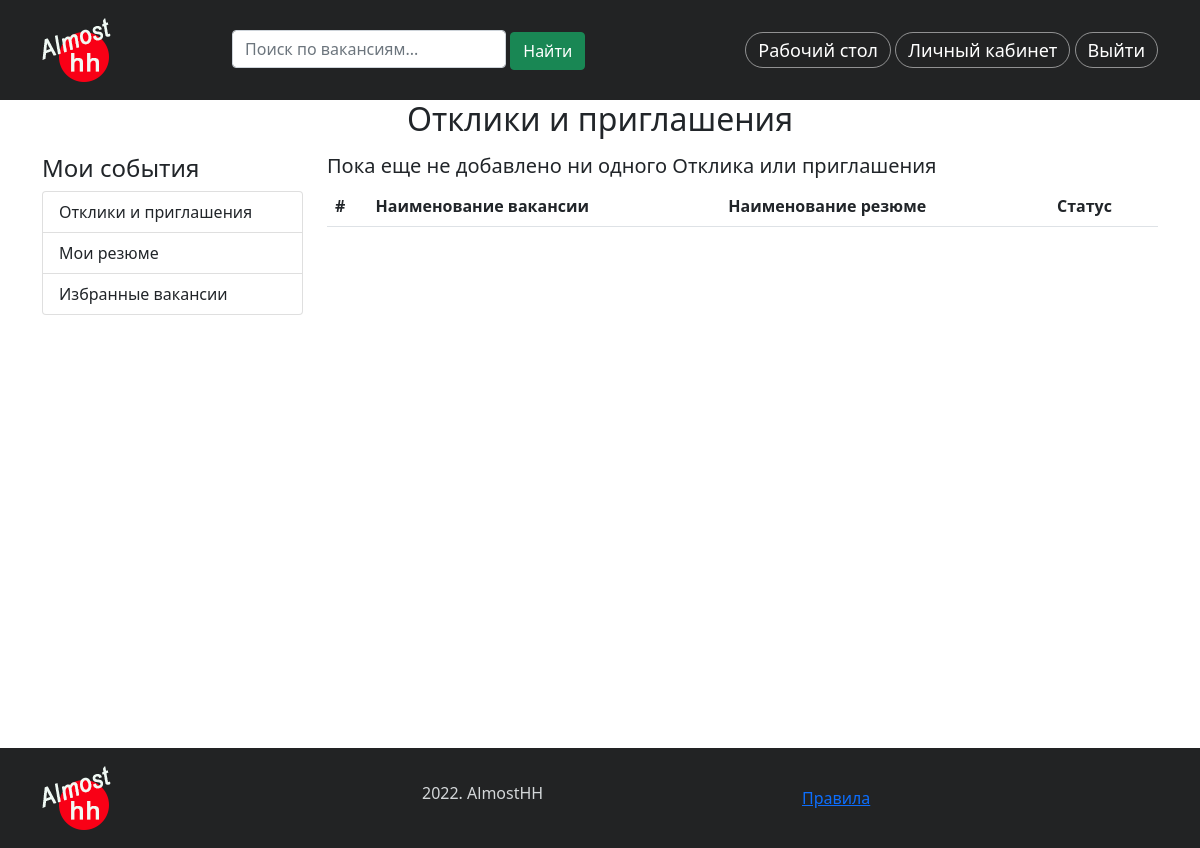
/portal/feedback-and-suggestion/ (signed in), run on an earlier commit of the app's database.
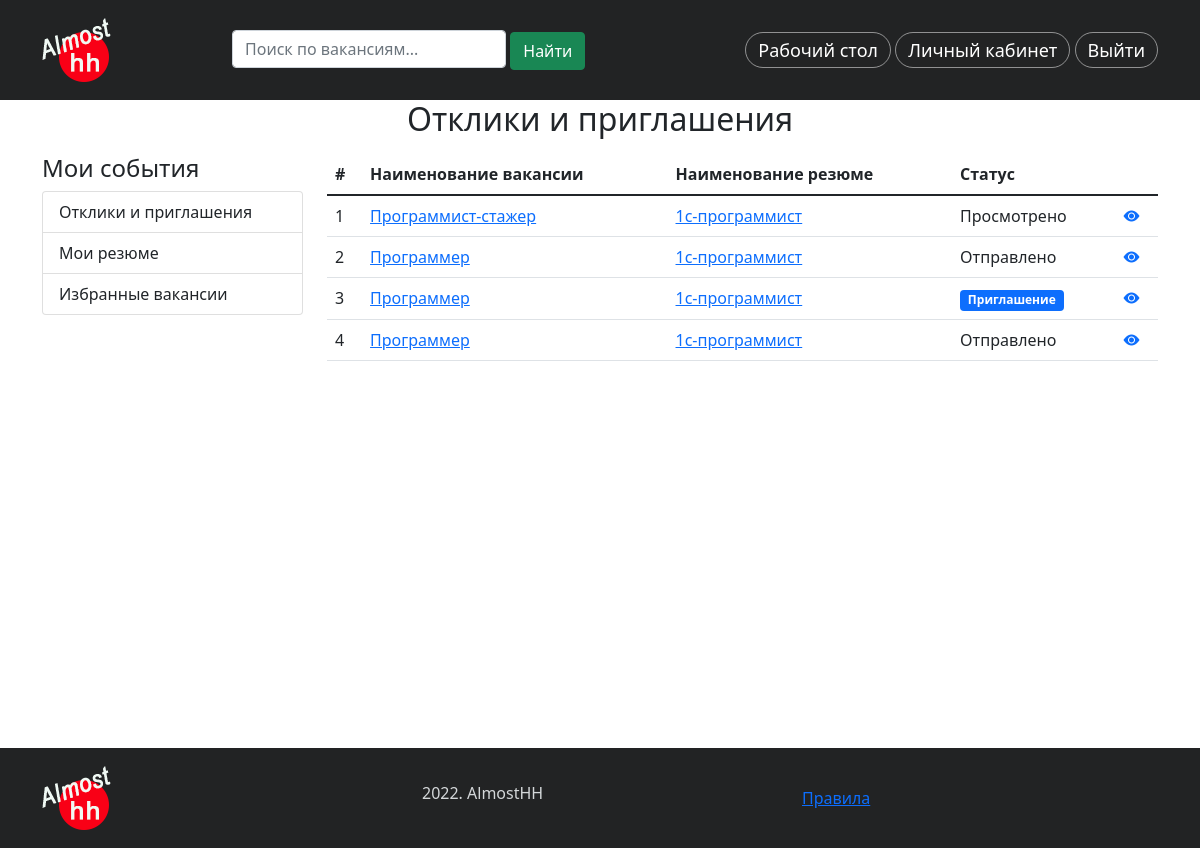
And on a later commit of the database.
### portal/models.py (models this page shows, shortened)
class FeedbackAndSuggestion(models.Model):
    STATUS_CHOICES = (
        ('send', 'Отправлено'),
        ('viewed', 'Просмотрено'),
        ('invite', 'Приглашение'),
        ('failure', 'Отказ'),
    )
    vacancy = models.ForeignKey(Vacancy, on_delete=models.CASCADE,
                                related_name='suggestions', verbose_name='Вакансия')
    resume = models.ForeignKey(Resume, on_delete=models.CASCADE,
                               related_name='feedbacks', verbose_name='Резюме')
    status = models.CharField(max_length=15, choices=STATUS_CHOICES,
                              verbose_name='Статус', default='send')

class Vacancy(models.Model):
    STATUS_CHOICES = (
        ('draft', 'Черновик'),
        ('send', 'Отправлено'),
        ('published', 'Опубликовано'),
        ('rework', 'На доработку'),
    )
    title = models.CharField(max_length=100, verbose_name='Наименование')
    slug = models.SlugField(max_length=100, verbose_name='Слаг')
    salary = models.CharField(max_length=150, verbose_name='Зарплата')
    company = models.ForeignKey(CompanyCard, on_delete=models.CASCADE,
                                verbose_name='Компания',
                                related_name='vacancies')
    description = models.TextField(verbose_name='Описание вакансии')
    address = models.CharField(max_length=200, verbose_name='Адрес вакансии')
    publish = models.DateTimeField(default=timezone.now)
    created = models.DateTimeField(auto_now_add=True)
    updated = models.DateTimeField(auto_now=True)
    comment = models.TextField(verbose_name='Комментарий', blank=True)
    status = models.CharField(max_length=15, choices=STATUS_CHOICES,
                              default='draft',
                              verbose_name='Статус')
    resumes = models.ManyToManyField('Resume', through='FeedbackAndSuggestion',
                                     through_fields=('vacancy', 'resume'),
                                     related_name='vacancies')

class Resume(models.Model):
    STATUS_CHOICES = (
        ('draft', 'Черновик'),
        ('send', 'Отправлено'),
        ('published', 'Опубликовано'),
        ('rework', 'На доработку'),
    )
    title = models.CharField(max_length=100,
                             verbose_name='Наименование вакансии')
    slug = models.SlugField(max_length=100, verbose_name='Слаг')
    salary = models.CharField(max_length=150, verbose_name='Зарплата')
    user = models.ForeignKey(User, on_delete=models.CASCADE,
                             verbose_name='Пользователь',
                             related_name='resumes')
    employment = models.CharField(max_length=150, verbose_name='Занятость')
    schedule = models.CharField(max_length=150, verbose_name='График работы')
    about_me = models.TextField(verbose_name='Обо мне')
    education = models.TextField(verbose_name='Образование')
    language = models.CharField(max_length=200, verbose_name='Знание языков')
    citizenship = models.CharField(max_length=50, verbose_name='Гражданство')
    publish = models.DateTimeField(default=timezone.now)
    created = models.DateTimeField(auto_now_add=True)
    updated = models.DateTimeField(auto_now=True)
    comment = models.TextField(verbose_name='Комментарий', blank=True)
    status = models.CharField(max_length=15, choices=STATUS_CHOICES,
                              default='draft',
                              verbose_name='Статус')

### portal/views.py (the view)
# urls.py: path('feedback-and-suggestion/', views.feedback_list, name='feedback_list'),
@login_required()
def feedback_list(request):
    if request.user.has_perm('portal.add_resume'):
        feedbacks = FeedbackAndSuggestion.objects.filter(resume__user=request.user)
    else:
        feedbacks = FeedbackAndSuggestion.objects.filter(
            vacancy__company__user=request.user)
    return render(request, 'portal/account/feedback_list.html',
                  {'feedbacks': feedbacks})

### portal/templates/portal/account/feedback_list.html (shortened to what this page needs)
{% extends "news/base.html" %}
{% block content %}
<div class="container">
    <div class="row">
        <div class="col text-center">
            <h1 class="mb-3">Отклики и приглашения </h1>
        </div>
    </div>
    <div class="row">
        <div class="col-3">
            <div class="left-menu">
                    {% include 'portal/account/includes/dashboard_menu.html' %}
            </div>
        </div>
        <div class="col-9">
            <div class="feedback">
                <table class="table">
                    <thead>
                        <tr>
                            <th>#</th>
                            <th>Наименование вакансии</th>
                            <th>Наименование резюме</th>
                            <th>Статус</th>
                        </tr>
                    </thead>
                    <tbody>
                        {% for feedback in feedbacks %}
                        <tr>
                            <td>{{ forloop.counter }}</td>
                            <td><a href="{% url 'portal:vacancy_detail' feedback.vacancy.id %}">{{ feedback.vacancy.title }}</a></td>
                            <td><a href="{% url 'portal:resume_detail' feedback.resume.id %}">{{ feedback.resume.title }}</a></td>
                            {% if feedback.status == 'failure' %}
                            <td><span class="badge bg-danger">{{ feedback.get_status_display }}</span></td>
                            {% elif feedback.status == 'invite' %}
                            <td><span class="badge bg-primary">{{ feedback.get_status_display }}</span></td>
                            {% else %}
                            <td>{{ feedback.get_status_display }}</td>
                            {% endif %}
                            <td><a href="{% url 'portal:feedback_detail' feedback.id %}"><i class="bi bi-eye-fill"></i></a></td>
                        </tr>
                        {% empty %}
                        <h5>Пока еще не добавлено ни одного Отклика или приглашения</h5>
                        {% endfor %}
                    </tbody>
                </table>
            </div>
        </div>
    </div>
</div>
{% endblock %}

### news/templates/news/base.html (shortened to what this page needs)
{% load static %}
<!DOCTYPE html>
<html lang="en">
    <head>
        <link href="https://cdn.jsdelivr.net/npm/bootstrap@5.1.3/dist/css/bootstrap.min.css" rel="stylesheet">
        <link href="https://cdn.jsdelivr.net/npm/suggestions-jquery@21.12.0/dist/css/suggestions.min.css" rel="stylesheet" />
        <link rel="stylesheet" href="https://cdnjs.cloudflare.com/ajax/libs/datepicker/0.6.5/datepicker.min.css" />
        <link rel="stylesheet" href="{% static 'news/css/news.css' %}">
    </head>
    <body>
        <header>
            <div class="container">
                <div class="row align-items-center justify-content-between">
                    <div class="col-2">
                        <div class="logo">
                            <a href="/"><img src="{% static 'news/img/logo.png' %}" alt=""></a>
                        </div>
                    </div>
                    <div class="col-4">
                        {% if request.user.is_authenticated %}
                        {% if perms.portal.change_profile %}
                            <form method="get" class="search_block" action="{% url 'portal:find_job' %}">
                              <input name="q" class="form-control" type="text" placeholder="Поиск по вакансиям...">
                              <button type="submit" class="btn btn-success">Найти</button>
                            </form>
                        {% else %}
                            <form method="get" class="search_block" action="{% url 'portal:find_resume' %}">
                              <input name="q" class="form-control"  type="text" placeholder="Поиск по резюме...">
                              <button type="submit" class="btn btn-success">Найти</button>
                            </form>
                        {% endif %}
                        {% endif %}
                    </div>
                    <div class="col-6">
                        <div class="enter text-end">
                            {% if request.user.is_authenticated %}
                            <a href="{% url 'portal:dashboard' %}" {% if section == "dashboard" %} class="selected"{% endif %}>Рабочий стол</a>
                            <a href="{% url 'portal:private' %}" {% if section == "private" %} class="selected"{% endif %}>Личный кабинет</a>
                            <a href="{% url 'portal:logout' %}">Выйти</a>
                            {% else %}
                                <a href="{% url 'portal:login' %}">Войти</a>
                            {% endif %}
                        </div>
                    </div>
                </div>
            </div>
        </header>
        <main>
            {% block content %} {% endblock %}
        </main>
        <footer class="mt-5">
            <div class="container">
                <div class="row align-items-center">
                    <div class="col">
                        <div class="logo">
                            <a href="/"><img src="{% static 'news/img/logo.png' %}" alt=""></a>
                        </div>
                    </div>
                    <div class="col">
                        <h6>{% now 'Y' %}. AlmostHH</h6>
                    </div>
                    <div class="col">
                        <a href="{% url 'news:rules' %}">Правила</a>
                    </div>
                </div>
            </div>
        </footer>
    </body>
</html>

### portal/templates/portal/account/includes/dashboard_menu.html
<h4>Мои события</h4>
<div class="list-group">
    <a href="{% url 'portal:feedback_list' %}" class="list-group-item list-group-item-action">Отклики и приглашения</a>
    {% if perms.portal.change_profile %}
    <a href="{% url 'portal:my_resumes' %}" class="list-group-item list-group-item-action">Мои резюме</a>
    <a href="{% url 'favorites:favorites_list' %}" class="list-group-item list-group-item-action">Избранные вакансии</a>
    {% else %}
    <a href="{% url 'portal:my_vacancies' %}" class="list-group-item list-group-item-action">Мои вакансии</a>
    <a href="{% url 'favorites:favorites_list' %}" class="list-group-item list-group-item-action">Избранные резюме</a>
    {% endif %}
</div>

### news/static/news/css/news.css (style rules this page uses)
h1 { font-size: 2.0rem; }
main { min-height: calc(100vh - 200px); }
header, footer { height: 100px; background: #222324; color: #d4d7d9; }
header>.container>.row, footer>.container>.row { min-height: 100px; }
.enter>a { height: 40px; padding: 5px 12px; font-size: 18px; color: #fff; border-radius: 20px; border: 1px solid hsla(0,0%,100%,.5); text-decoration: none; }
form { margin: 20px 0; padding: 20px; border: 0; border-radius: 4px; box-shadow: 0 2px 12px #edeff0; }
.search_block { margin: 0; padding: 0; box-shadow: none; }
.search_block .form-control { width: 77%; display: inline-block; }

What changed in the data, as far as the page shows it:
added FeedbackAndSuggestion: vacancy "Программист-стажер", resume "1с-программист", status "Просмотрено"
added FeedbackAndSuggestion: vacancy "Программер", resume "1с-программист", status "Отправлено"
added FeedbackAndSuggestion: vacancy "Программер", resume "1с-программист", status "Приглашение"
added FeedbackAndSuggestion: vacancy "Программер", resume "1с-программист", status "Отправлено"
Also different on the page:
text no longer shown: "Пока еще не добавлено ни одного Отклика или приглашения"
